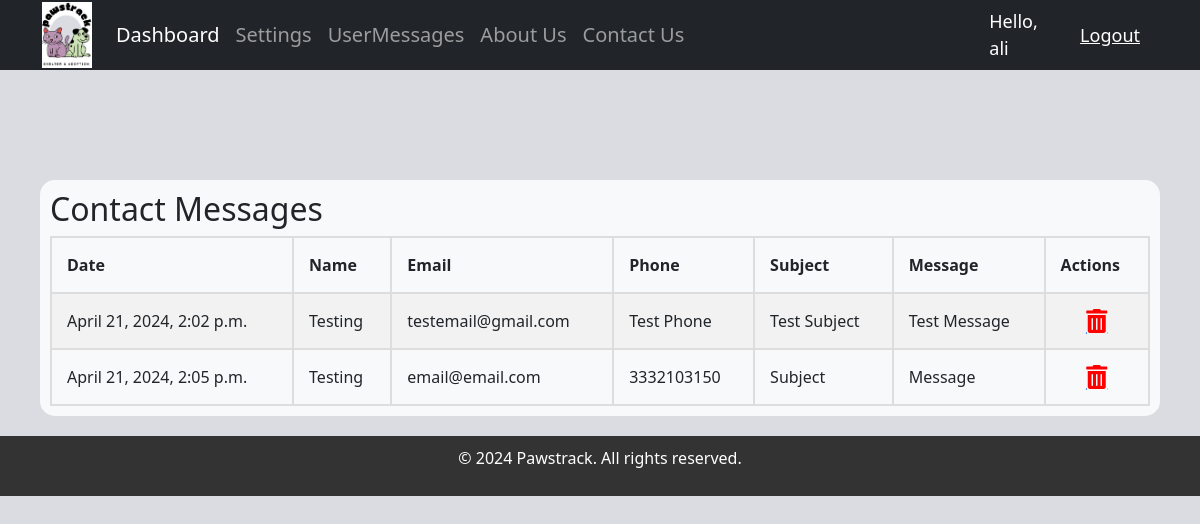
Page /messages/ (signed in) on the earlier database version.
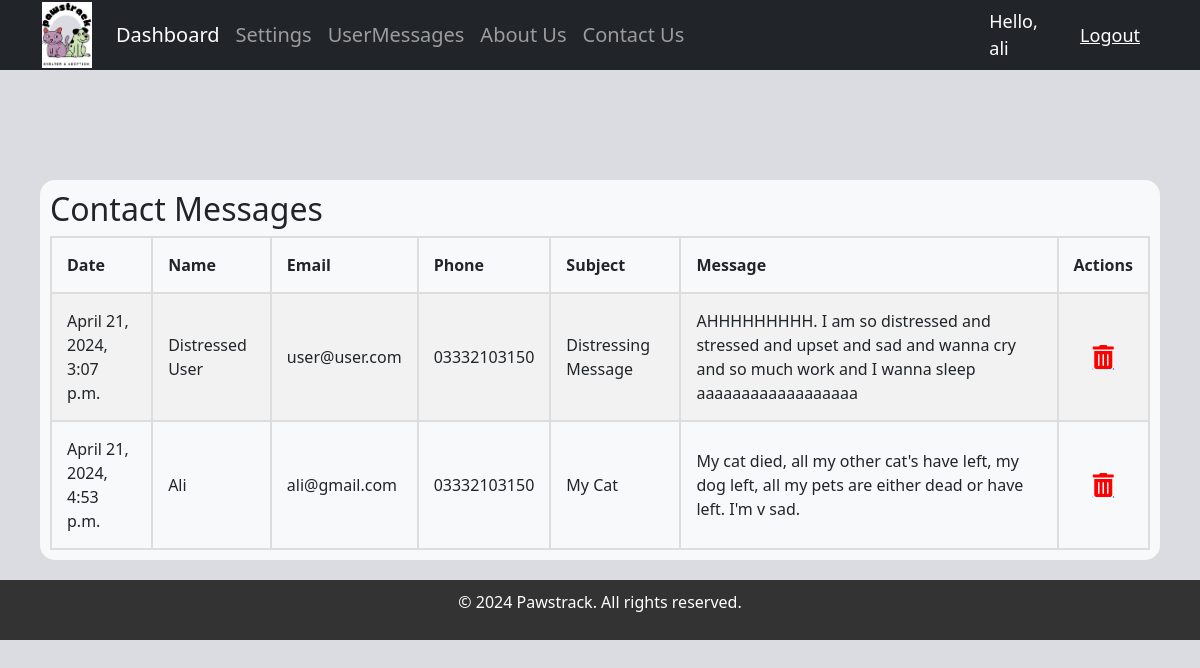
Same page on the later database version.
### accounts/models.py (models this page shows, shortened)
class ContactMessage(models.Model):
	name = models.CharField(max_length=200, null=False)
	email = models.CharField(max_length=200, null=False)
	subject = models.CharField(max_length=200, null=False)
	message = models.TextField(null=False)
	date_created = models.DateTimeField(auto_now_add=True, null=True)
	phone = models.CharField(max_length=200, null=True)

### accounts/views.py (the view)
# urls.py: path('messages/', views.viewMessages, name='messages'),
@login_required(login_url='login')
def viewMessages(request):
	messages = ContactMessage.objects.all()
	context = {'messages': messages}
	return render(request, 'accounts/messages.html', context)

### accounts/templates/accounts/messages.html (shortened to what this page needs)
{% extends 'accounts/main.html' %}
{% load static %}
{% block content %}
    <div class="container">
        <div class="section-container">
            <h2>Contact Messages</h2>
            <table>
                <tr>
                    <th>Date</th>
                    <th>Name</th>
                    <th>Email</th>
                    <th>Phone</th>
                    <th>Subject</th>
                    <th>Message</th>
                    <th>Actions</th>
                </tr>
                {% for message in messages %}
                <tr>
                    <td>{{ message.date_created }}</td>
                    <td>{{ message.name }}</td>
                    <td>{{ message.email }}</td>
                    <td>{{ message.phone }}</td>
                    <td>{{ message.subject }}</td>
                    <td>{{ message.message }}</td>
                    <td>
                        <a href="{% url 'message_delete' message.id %}" class="delete-link"><i class="fas fa-trash-alt delete-icon" style="color:red;"></i></a>
                    </td>
                </tr>
                {% endfor %}
            </table>
        </div>
    </div>
{% endblock %}

### accounts/templates/accounts/main.html (shortened to what this page needs)
{% load static %}
<!DOCTYPE html>
<html>
<head>
	<link href="https://cdn.jsdelivr.net/npm/bootstrap@5.1.3/dist/css/bootstrap.min.css" rel="stylesheet">
	<link rel="stylesheet" type="text/css" href="{% static '/css/main.css' %}">
	<link rel="stylesheet" href="https://cdnjs.cloudflare.com/ajax/libs/font-awesome/5.15.3/css/all.min.css">
	<link rel="stylesheet" href="https://use.fontawesome.com/releases/v5.6.1/css/all.css">
</head>
<body>
	{% include 'accounts/navbar.html' %}
	<div class="container-fluid">{% block content %} {% endblock content %}</div>
	{% include 'accounts/footer.html' %}
</body>
</html>

### accounts/templates/accounts/navbar.html (shortened to what this page needs)
{% load static %}
<nav class="navbar navbar-expand-lg navbar-dark bg-dark">
  <div class="container-fluid">
    <a class="navbar-brand" href="{% url 'home' %}">
      <img width="50" src="{% static 'images/PAWS.png' %}">
    </a>
    <div class="collapse navbar-collapse" id="navbarNav">
      <ul class="navbar-nav">
        {% if request.user.is_staff %}
        <li class="nav-item">
          <a class="nav-link active" aria-current="page" href="{% url 'home' %}">Dashboard</a>
          <li class="nav-item">
            <a class="nav-link" href="{% url 'account' %}">Settings</a>
          </li>
          <li class="nav-item">
            <a class="nav-link" href="{% url 'messages' %}">UserMessages</a>
          </li>
        </li>
        {% else %}
        <li class="nav-item">
          <a class="nav-link" href="{% url 'account' %}">Settings</a>
        </li>
        {% endif %}
        <li class="nav-item">
          <a class="nav-link" href="{% url 'about' %}">About Us</a>
        </li>
        <li class="nav-item">
          <a class="nav-link" href="{% url 'contact' %}">Contact Us</a>
        </li>
      </ul>
    </div>
  </div>
  <span class="hello-msg">Hello, {{request.user}}</span>
  <span><a class="hello-msg" href="{% url 'logout' %}">Logout</a></span>
</nav>

### accounts/templates/accounts/footer.html (shortened to what this page needs)
{% load static %}
<footer id="main-footer">
    <p>&copy; 2024 Pawstrack. All rights reserved.</p>
</footer>

### static/css/main.css (style rules this page uses)
body { background-color: #dbdce2; }

### accounts/templates/accounts/navbar.html (style rules this page uses)
.hello-msg { font-size: 18px; color: #fff; margin-right: 30px; }
.navbar { width: 100%; height: 70px; top: 0; display: flex; justify-content: space-between; align-items: center; font-size: 20px; padding: 0 30px; }

### accounts/templates/accounts/messages.html (style rules this page uses)
#main-footer { position: relative; }
body { margin: 0; padding: 0; }
.container { display: flex; justify-content: space-between; margin: 0 auto; width: 100%; padding: 10px; margin-top: 100px; margin-bottom: 10px; }
.section-container { width: 100%; padding: 10px; background-color: #f8f9fa; border-radius: 15px; }
.delete-icon { font-size: 24px; text-align: center; display: block; color: red; }
table { width: 100%; max-width: 100%; border-collapse: collapse; }
table, th, td { border: 2px solid #ddd; padding: 15px; word-wrap: break-word; overflow-wrap: break-word; }
table tr:nth-child(even) { background-color: #f2f2f2; }

### accounts/templates/accounts/footer.html (style rules this page uses)
footer { background-color: #333; color: #fff; text-align: center; padding: 10px 0; position:fixed; bottom: 0; width: 100%; }

Differences in the rows shown:
removed ContactMessage: date_created "April 21, 2024, 2:02 p.m.", name "Testing", email "testemail@gmail.com", phone "Test Phone", subject "Test Subject", message "Test Message"
removed ContactMessage: date_created "April 21, 2024, 2:05 p.m.", name "Testing", email "email@email.com", phone "3332103150", subject "Subject", message "Message"
added ContactMessage: date_created "April 21, 2024, 3:07 p.m.", name "Distressed User", email "user@user.com", phone "03332103150", subject "Distressing Message", message "AHHHHHHHHH. I am so distressed and stressed and upset and sad and wanna cry and so much work and I wanna sleep aaaaaaaaaaaaaaaaaa"
added ContactMessage: date_created "April 21, 2024, 4:53 p.m.", name "Ali", email "ali@gmail.com", phone "03332103150", subject "My Cat", message "My cat died, all my other cat's have left, my dog left, all my pets are either dead or have left. I'm v sad."
